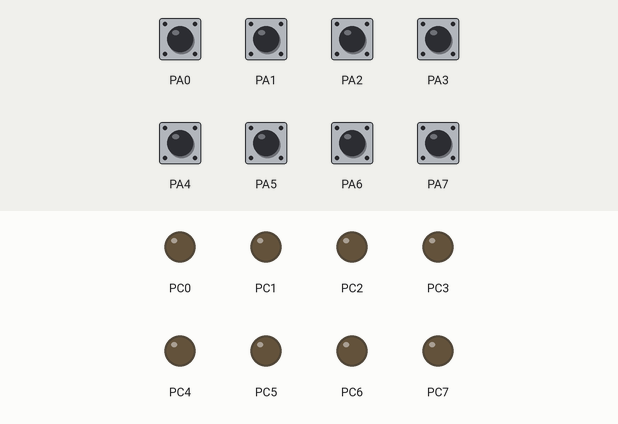
This program was run on a simulated ATmega32, built with avr-gcc and emulated at 8 MHz. Parts: output pins drawn as LEDs (lit = HIGH). The inputs (shaded band) are chosen by the test bench; at power-on: PA0–7 HIGH.

Above: at 1.2 s.
1.3 s: PA0 pulled LOW for 0.15 s
At 1.4 s:
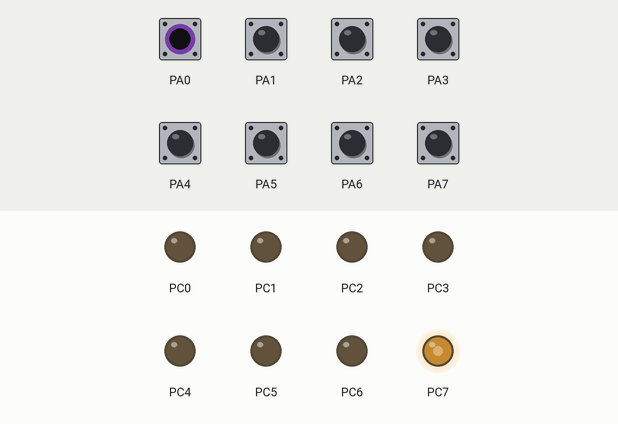
3.0 s: PA1 pulled LOW for 0.15 s
At 3.8 s:
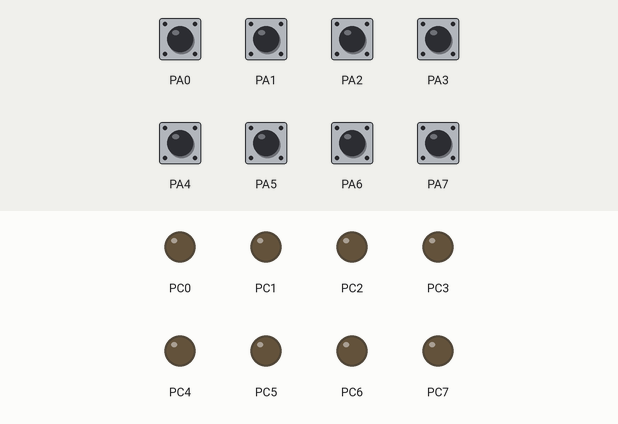
4.7 s: PA2 pulled LOW for 0.15 s
At 6.1 s:
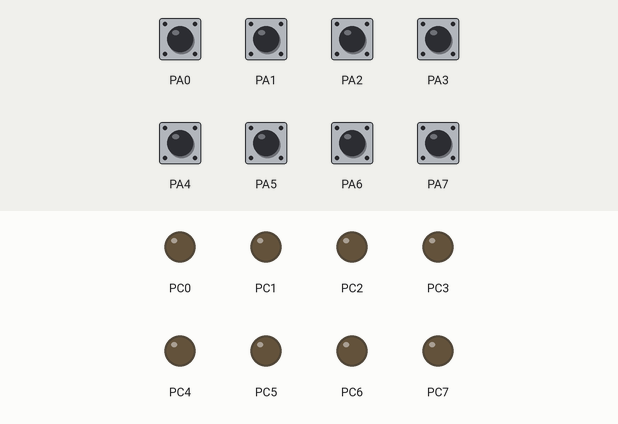
6.4 s: PA3 pulled LOW for 0.15 s
At 7.6 s:
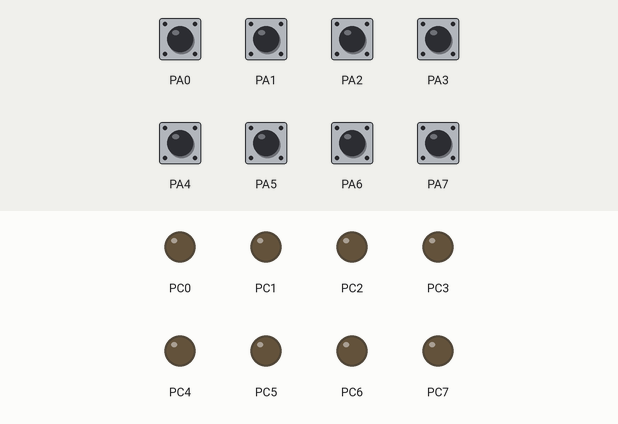
8.1 s: PA4 pulled LOW for 0.15 s
At 8.9 s:
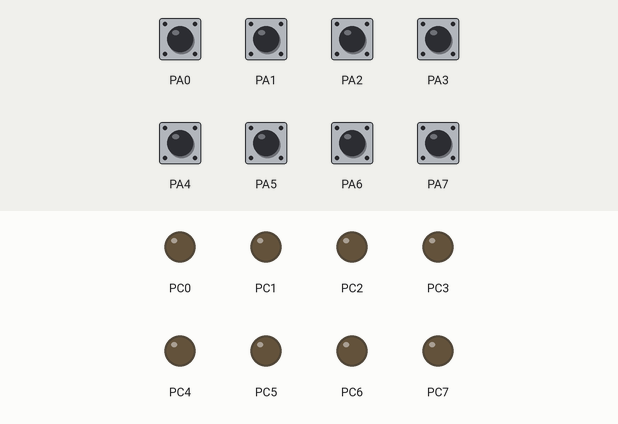
9.8 s: PA5 pulled LOW for 1 s
At 10.4 s:
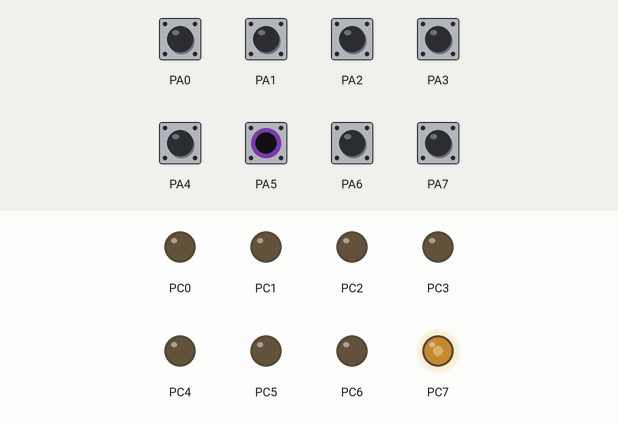
Timing chart, 0 to 12.8 s (numbered marks = the images above; inputs shaded):
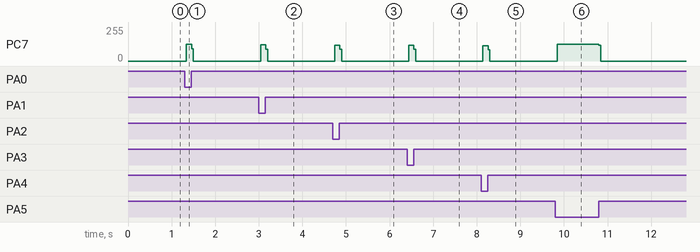

The program:

main.c
```c
/*
 * main.c
 *	# piano Assignment
 *  Created on: Jan 4, 2021
 *      Author: hossam
 */

#include "../Lib/Std_Types.h"
#include "../Lib/Bit_Math.h"
#include <avr/io.h>
#define F_CPU 8000000
#include <util/delay.h>


int main (void)
{
	DDRC=0xff;	// PORTD  is OutPut Pins
	PORTC=0;	// intialize the output for PORTD is zero

	DDRA=0x00;	// PORTA is an input PORT
	PORTA=0xff;	// PORTA use pull up resistors
	while(1)
	{
	while((!(GET_BIT(PINA,0))) || (!(GET_BIT(PINA,1))) || (!(GET_BIT(PINA,2)))
	||	(!(GET_BIT(PINA,3))) || (!(GET_BIT(PINA,4))) || (!(GET_BIT(PINA,5)))
	||	(!(GET_BIT(PINA,6))) || (!(GET_BIT(PINA,7)))){
		if ( !(GET_BIT(PINA,0)) ){// Do 523251 HZ = 2Microsec
		/*Set PA0 as High "5 volt"*/
		SET_BIT(PORTC,7);
		/*delay for 200usec*/	// check the bouncing mechanism
		_delay_us(1);
		/*Set PA0 as Low "0 volt"*/
		CLR_BIT(PORTC,7);
		_delay_us(1);
		}
		else if( !(GET_BIT(PINA,1))){ //Re 58733 HZ = 17Microsec
			SET_BIT(PORTC,7);
			_delay_us(8);
			CLR_BIT(PORTC,7);
			_delay_us(9);
		}
		else if( !(GET_BIT(PINA,2))){ //MI 659255 HZ = 1.5Microsec
				SET_BIT(PORTC,7);
				_delay_us(0.75);
				CLR_BIT(PORTC,7);
				_delay_us(0.75);
		}
		else if( !(GET_BIT(PINA,3))){ //FA 698456 HZ = 1.4Microsec
					SET_BIT(PORTC,7);
					_delay_us(0.7);
					CLR_BIT(PORTC,7);
					_delay_us(0.7);
		}
		else if( !(GET_BIT(PINA,4))){ //SOL 783991 HZ = 1.3Microsec
					SET_BIT(PORTC,7);
					_delay_us(0.65);
					CLR_BIT(PORTC,7);
					_delay_us(0.65);
		}
		else if( !(GET_BIT(PINA,5))){ //LA 880 HZ = 1millisec
					SET_BIT(PORTC,7);
					_delay_us(500);
					CLR_BIT(PORTC,7);
					_delay_us(500);
		}
		else if( !(GET_BIT(PINA,6))){ //TI 987767 HZ = 1Microsec
					SET_BIT(PORTC,7);
					_delay_us(0.5);
					CLR_BIT(PORTC,7);
					_delay_us(0.5);
		}
		else if( !(GET_BIT(PINA,7))){ //Doo 1046502 HZ = 100Microsec
					SET_BIT(PORTC,7);
					_delay_us(50);
					CLR_BIT(PORTC,7);
					_delay_us(50);
		}
	}
	}


	return 0;
}

/*
DDRA =0b11111110;
PORTA=0b10011110;
PINA=0b1001111?;
*/
```

Bit_Math.h
```c
/*
 * Bit_Math.h
 *
 *  Created on: Jan 2, 2021
 *      Author: hossam
 */

#ifndef BIT_MATH_H_
#define BIT_MATH_H_

#define SET_BIT(Reg,Bit)			(Reg) |= ((1)<<(Bit))
#define CLR_BIT(Reg,Bit)			(Reg) &=~((1)<<(Bit))
#define TGL_BIT(Reg,Bit)  			(Reg) ^= ((1)<<(Bit))

#define GET_BIT(Reg,Bit)			(Reg>>Bit) & (1)

#define ASSIGN_REG(Reg,Value)		(Reg)=(Value)		// assign value to a Reg
#define ASSIGN_NIB_HIGH(Reg,Value)	(Reg)=((Value)&(0xf0))|((Reg)&(0x0f))	// only the 4 high bits
#define ASSIGN_NIB_LOW(Reg,Value)	(Reg)=((Value)&(0x0f))|((Reg)&(0xf0))

#define SET_REG(Reg)				(Reg)=(Reg)|(0xff)	// all values inside that Reg is 1
#define RST_REG(Reg)				(Reg)=(Reg)&(0x00)	// all values inside that Reg is zero

#define SET_NIB_HIGH(Reg)			(Reg)=((Reg)&(0xf0))|((Reg)&(0x0f))	// only the 4 high bits
#define SET_NIB_LOW(Reg)			(Reg)=((Reg)&(0x0f))|((Reg)&(0xf0))
#define RST_NIB_HIGH(Reg)			(Reg)=((Reg)&(0x0f))	// only the 4 high bits
#define RST_NIB_LOW(Reg)			(Reg)=((Reg)&(0xf0))

#define GET_NIB_HIGH(Reg)			(((Reg)>>4) & 0x0f)		// only the 4 high bits
#define GET_NIB_LOW(Reg)			((Reg) & 0x0f)		// nibble NIBBLE is = 4 bits

#define ROT_REG_RIGHT(Reg,Step)		(Reg)=(((Reg)>>Step)|((Reg)<<(8-Step)))
#define ROT_REG_LEFT(Reg,Step)		(Reg)=(((Reg)<<Step)|((Reg)>>(8-Step)))

#endif /* BIT_MATH_H_ */
```

Std_Types.h
```c
/*
 * Std_Types.h
 *
 *  Created on: Jan 2, 2021
 *      Author: hossam
 */

#ifndef _STD_TYPES_H
#define _STD_TYPES_H

typedef     unsigned char                   u8;
typedef     signed   char                   s8;
typedef     unsigned short int              u16;
typedef     signed   short int              s16;
typedef     unsigned long  int              u32;
typedef     signed   long  int              s32;
typedef     unsigned long long  int         u64;
typedef     signed   long long  int         s64;
typedef     float                           f32;
typedef     double                          f64;

typedef     unsigned char *                 pu8;
typedef     signed   char *                 ps8;
typedef     unsigned short int *            pu16;
typedef     signed   short int *            ps16;
typedef     unsigned long  int *            pu32;
typedef     signed   long  int *            ps32;
typedef     unsigned long long  int *       pu64;
typedef     signed   long long  int *       ps64;
typedef     float  *                        pf32;
typedef     double *                        pf64;

#endif	/* _STD_TYPES_H */
```

Measured:
- after the input at 1.3 s, PC7: 0/255 → 126/255 at once, → 0/255 0.12 s later
- after the input at 3.0 s, PC7: 0/255 → 122/255 at once, → 0/255 0.12 s later
- after the input at 4.7 s, PC7: 0/255 → 120/255 at once, → 0/255 0.12 s later
- after the input at 6.4 s, PC7: 0/255 → 117/255 at once, → 0/255 0.12 s later
- after the input at 8.1 s, PC7: 0/255 → 115/255 at once, → 0/255 0.12 s later
- after the input at 9.8 s, PC7: 0/255 → 126/255 at once, → 0/255 0.96 s later
